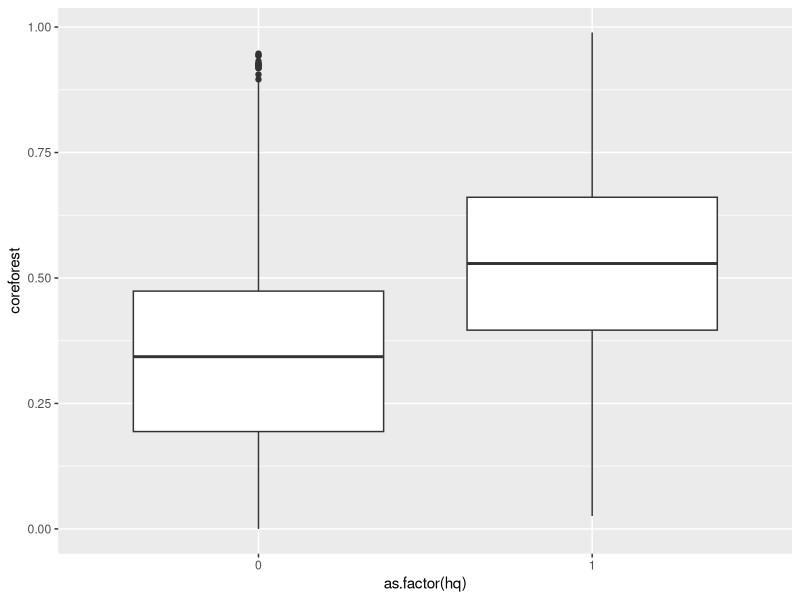
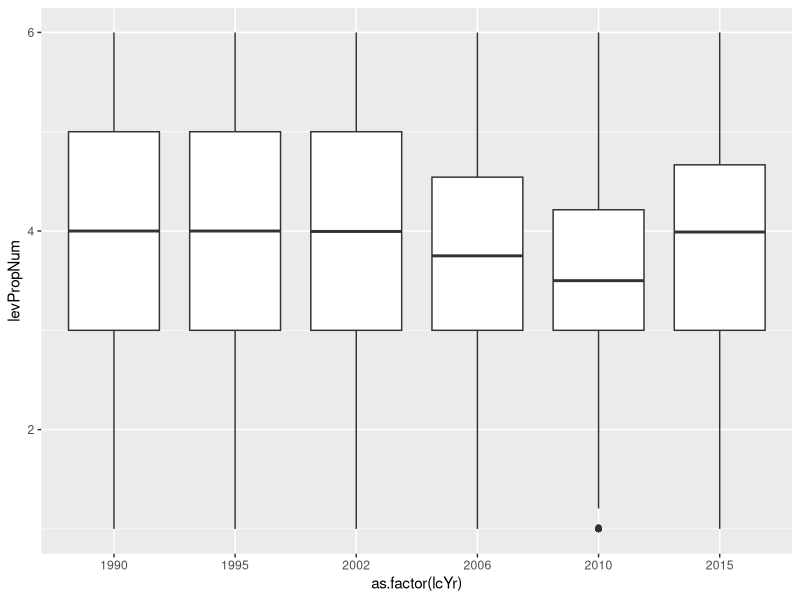
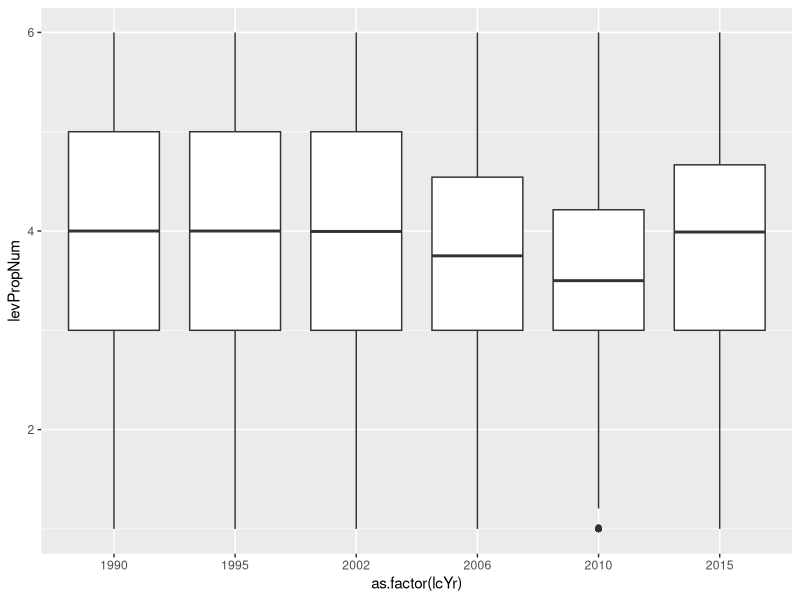
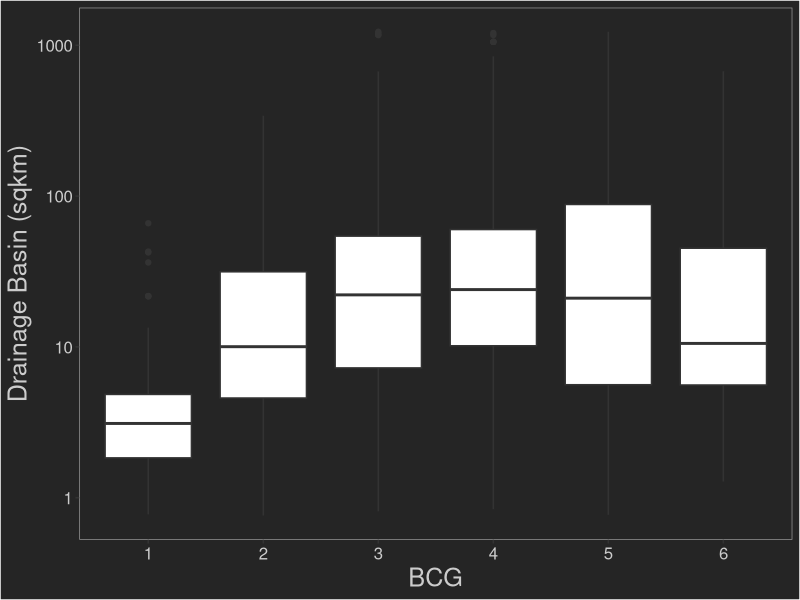

The R source for these figures, in order:
library(ggplot2)

bcg_lc <- read.csv("analysis/data/raw/bcg_lc_042922.csv",header = TRUE)

ggplot(bcg_lc, aes(as.factor(hq),coreforest)) +
  geom_boxplot()

ggplot(bcg_lc, aes(as.factor(lcYr),levPropNum)) +
  geom_boxplot()

kruskal.test(sum_strdrf_pct ~ hq, data = bcg_lc)

cor(bcg_lc[complete.cases(bcg_lc),13:24], method = "kendall")

cor(bcg_lc[complete.cases(bcg_lc),13:24],
    bcg_lc[complete.cases(bcg_lc),9], method = "kendall")

ggplot(bcg_lc, aes(as.factor(lcYr),levPropNum)) +
  geom_boxplot()

ggplot(bcg_lc, aes(as.factor(lev1Name), area_sqkm)) +
  geom_boxplot()+
  scale_y_log10()+
  xlab('BCG') +
  ylab('Drainage Basin (sqkm)') +
  theme(panel.background = element_rect(fill = '#252525', colour = '#969696'),
        plot.background = element_rect(fill = '#252525'),
        panel.grid = element_blank(),
        axis.text = element_text(colour = '#cccccc',size=rel(1.1)),
        axis.title = element_text(color = '#cccccc',size=rel(1.1)),
        title = element_text(color = '#cccccc',size=rel(1.5)),
        legend.position = 'none')